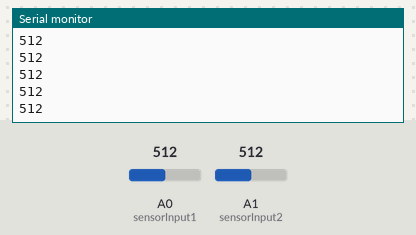
A sketch run on a simulated Arduino Uno, built with avr-gcc and run on an emulated ATmega328P. On the bench: the last lines printed to the serial monitor. The inputs (shaded band) are chosen by the test bench; at power-on: A0 (sensorInput1) = 512, A1 (sensorInput2) = 512.

Above: at 1.4 s.
1.5 s: A0 (sensorInput1) set to 716
At 2.2 s:
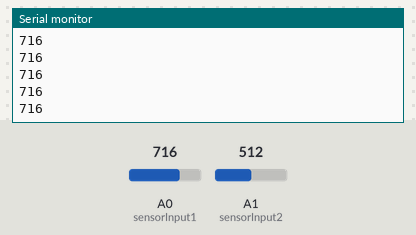
3.0 s: A0 (sensorInput1) set to 900
At 3.5 s:
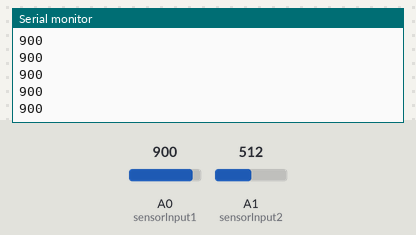
Timing chart, 0 to 6.0 s (numbered marks = the images above; inputs shaded):
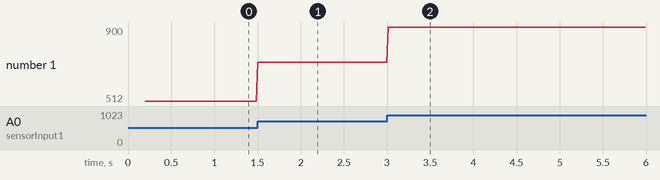

The sketch:

test_IRsensor.ino
```cpp
int sensorInput1 = A0;
int sensorInput2 = A1;
int sensorValue1 = 0;  // variable to store the value coming from the sensor
int sensorValue2 = 0;

void setup() {
  // declare the ledPin as an OUTPUT:
  Serial.begin(115200);
  // have delay after starting serial
  delay(200);
  pinMode(A0, INPUT);
  pinMode(A1, INPUT);

}

void loop() {
  // read the value from the sensor:
  sensorValue1 = analogRead(sensorInput1);
  sensorValue2 = analogRead(sensorInput2);
 // Serial.print("First Sensor: ");
  Serial.println(sensorValue1);
 // Serial.print("Second Sensor: ");
 // Serial.println(sensorValue2);
  // stop the program for <sensorValue> milliseconds:
  delay(20);


}
```

Measured:
- after the input at 1.5 s, the serial monitor: prints a new line at once (image 1)
- after the input at 3.0 s, the serial monitor: prints a new line at once (image 2)
- plotted number 1: 512 → 716 after the input at 1.5 s, 716 → 900 after the input at 3.0 s
